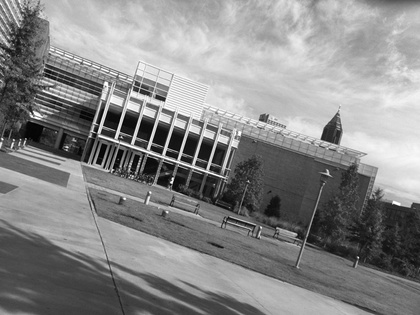
%> input picture PS4-1/simB.jpg, 420 x 315 px, shrunk from 640 x 480 before the run
$ octave ps4_1_3_code.m   (GNU Octave 9; MATLAB toolbox functions it lacks are replaced by stand-ins)
%> lines starting %> are read from the running program, lines starting %| are printed output that depends on the picture; in (x1, y1, x2, y2) boxes, pixels count from 0 and x2, y2 are one past the last pixel; in counts of white or black regions, pixels touching at a corner belong together; the program's own positions count from 1
%Cristina Chu

%PS4
%Part 1.3 Threshold and Non-maximal Suppression on the Harris output

% Getting images
%image = im2double(imread('transA.jpg'));
%image = im2double(imread('transB.jpg'));
%image = im2double(imread('simA.jpg'));
image = im2double(imread('simB.jpg'));
%> image: size 315x420 double; min 0, max 1, mean 0.533

original = image;

% Filtering images - Gaussian
filter = fspecial('gaussian', 7, .5);
filtered = imfilter(image, filter, 'replicate');

% Deriviatives
dy=[-1,-1,-1;0,0,0;1,1,1];
dx=dy';

% Getting gradient pairs
Ix = conv2(filtered, dx, 'same');
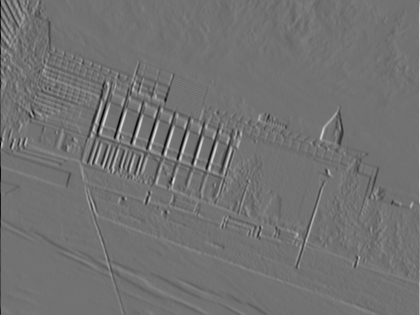
%> Ix: size 315x420 double; min -2.37, max 2.91, mean -0.00143; drawn with min black and max white
Iy = conv2(filtered, dy, 'same');
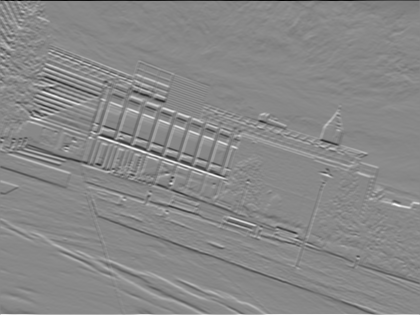
%> Iy: size 315x420 double; min -2.56, max 2.22, mean 0.0021; drawn with min black and max white

% Matrices for M
Ixx=Ix.*Ix;
Iyy=Iy.*Iy;
Ixy=Ix.*Iy;
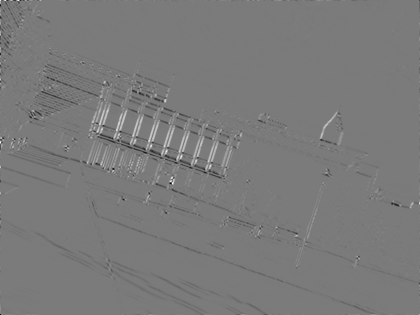
%> Ixy: size 315x420 double; min -1.68, max 1.8, mean -0.00487; drawn with min black and max white

%Calculating M
%-design decisions
win = 3;
alpha = 0.04;
[row, col] = size(image);
%> row = 315; col = 420
%row = row - win*2;
%col = col - win*2;

image = padarray(image,[win,win]);
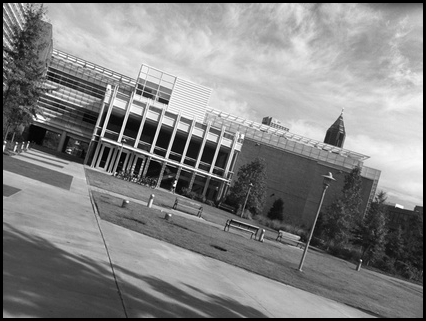
%> image: size 321x426 double; min 0, max 1, mean 0.516
Ixy = padarray(Ixy,[win,win]);
%> Ixy: size 321x426 double
Ixx = padarray(Ixx,[win,win]);
%> Ixx: size 321x426 double
Iyy = padarray(Iyy,[win,win]);
%> Iyy: size 321x426 double

r = zeros(row, col);

for i=1:row
    for j=1:col
        sum_Ixy = sum(sum(filter.*Ixy(i:i+win*2,j:j+win*2)));
        sum_Ixx = sum(sum(filter.*Ixx(i:i+win*2,j:j+win*2)));
        sum_Iyy = sum(sum(filter.*Iyy(i:i+win*2,j:j+win*2)));

        m = [sum_Ixx, sum_Ixy; sum_Ixy, sum_Iyy];

        r(i,j) = det(m)-alpha*trace(m)^2;
    end
end
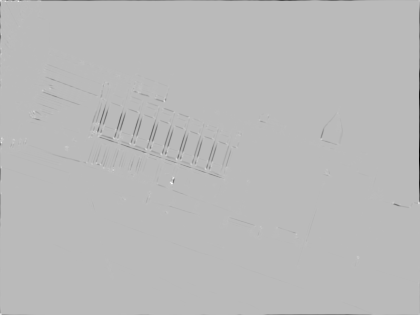
%> r: size 315x420 double; min -1.77, max 0.645, mean -0.00716; drawn with min black and max white

% Threshold
t = 0.08;
corners = zeros(size(image));

% Non Maximal Suppression - getting nice points
for y = 10:size(image,1)-10,
    for x = 10:size(image,2)-10,
        maxvalue = max(max(r(y-4:y+4, x-4:x+4)));

        if r(y,x) >= maxvalue && r(y,x) > max(r(:)) * t

            if sum(sum(corners(y-4:y+4,x-4:x+4))) == 0,
                corners(y,x) = 1;
            end;

        end;
    end;
end;
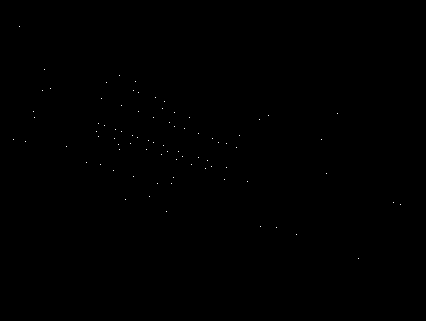
%> corners: size 321x426 double; values 0 (black) and 1 (white), 0.06% white in thin lines or dots, all inside (x1, y1, x2, y2) = (13, 26, 401, 259)

% Showing image with corners
imshow(original);
hold on

[r,c]=find(corners==1);
%> r = 82 values from 27 to 259; c = 82 values from 14 to 401
plot(c,r,'o','MarkerSize',20);
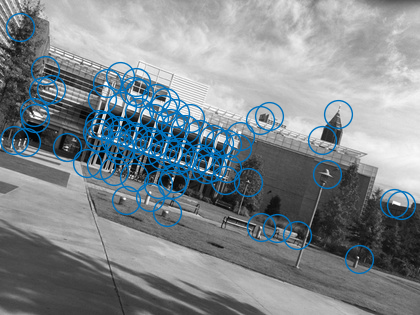
%> figure redrawn from the program's plot data
